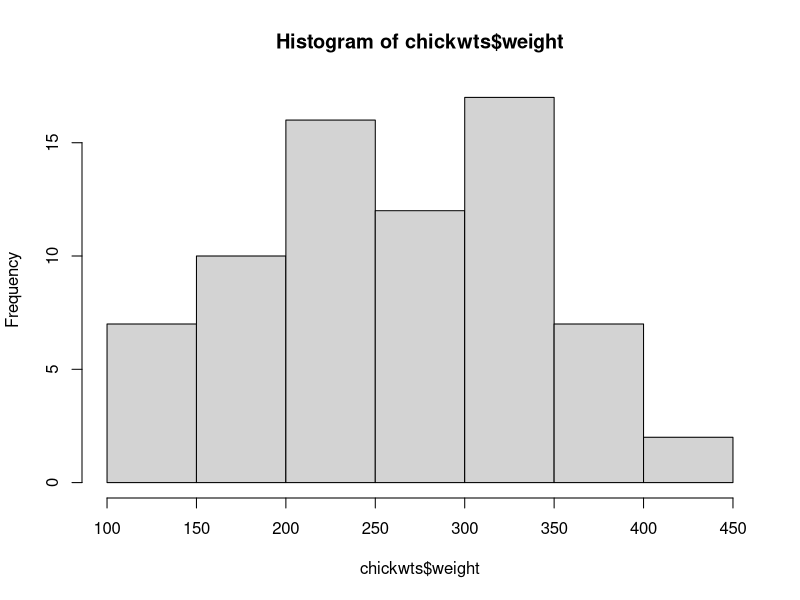
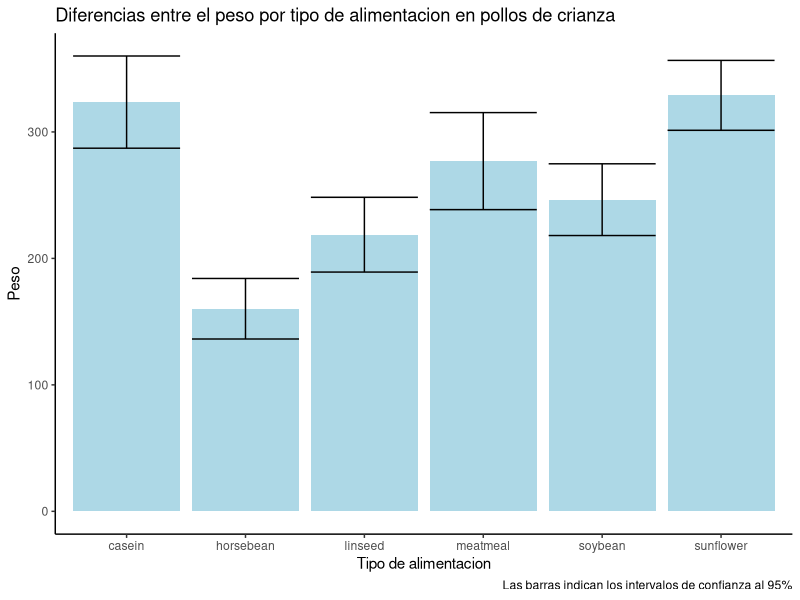

R code for these plots, in order:
## ---- chunk 1
data("chickwts")

hist(chickwts$weight)
## ---- chunk 2

summary(aov(weight ~ feed, data= chickwts))
## ---- chunk 3

data("chickwts")

library(tidyverse)

Tabla <- chickwts %>% 
  group_by(feed) %>% 
  summarise(Media = mean(weight),
            ds = sd(weight),
            n = n()) %>% 
  mutate(IC = 1.96 * ds/sqrt(n))

Tabla
## ---- chunk 4
ggplot(Tabla, aes(feed, Media))+
  geom_col(fill = "lightblue")+
  geom_errorbar(aes(ymin= Media - IC,
                    ymax= Media + IC))+
  labs(title = "Diferencias entre el peso por tipo de alimentacion en pollos de crianza", y= "Peso", x= "Tipo de alimentacion",
       caption = "Las barras indican los intervalos de confianza al 95%")+
  theme_classic()
